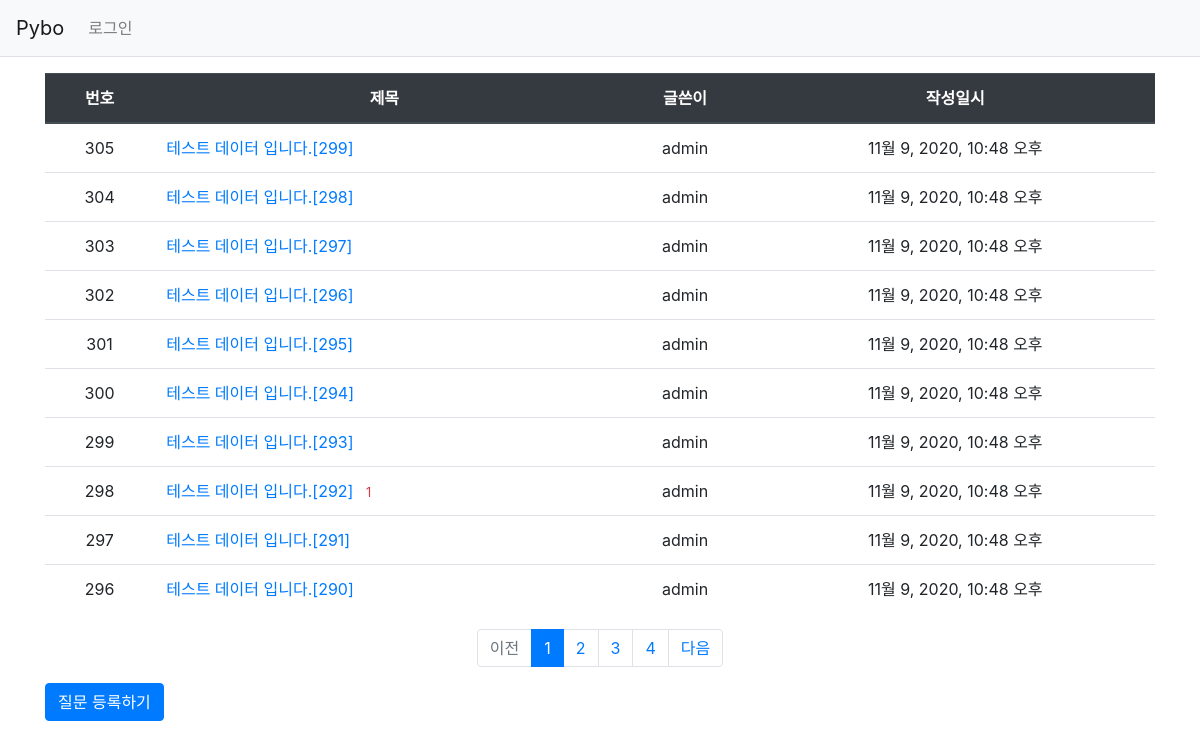
Page /pybo/ on the earlier database version.
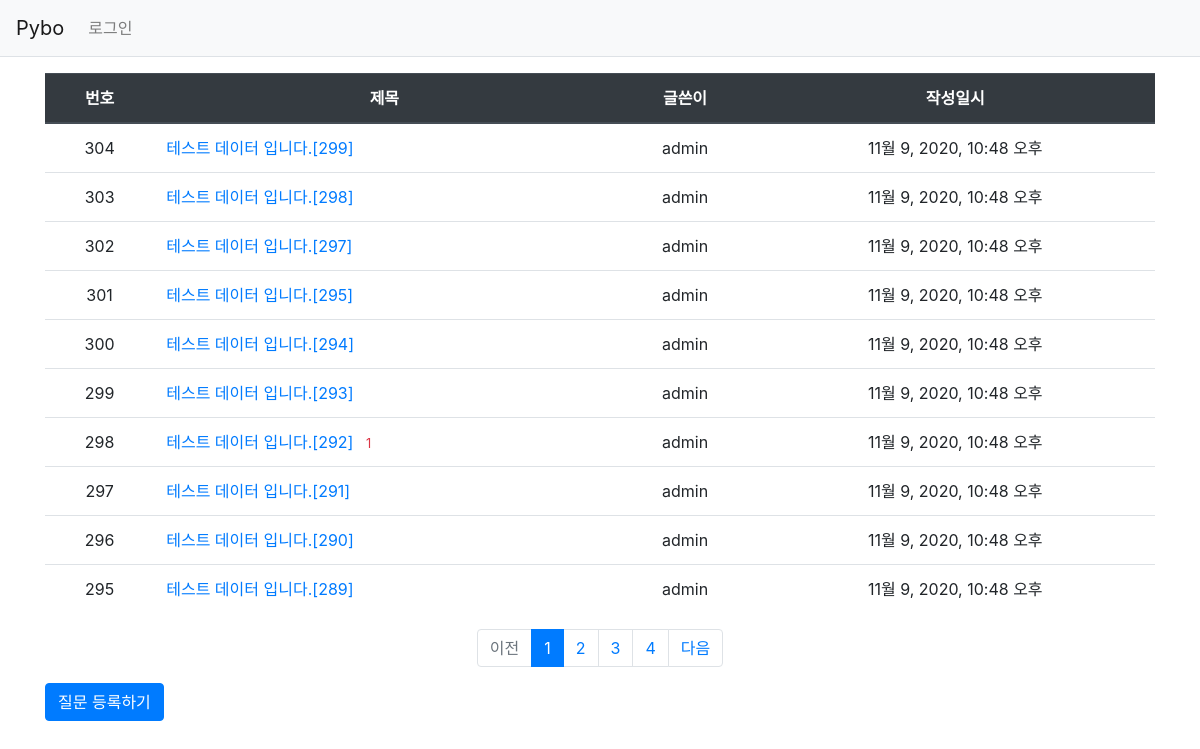
Same page on the later database version.
### pybo/models.py (models this page shows, shortened)
class Question(models.Model):
    author = models.ForeignKey(User, on_delete=models.CASCADE)
    subject = models.CharField(max_length=200)
    content = models.TextField()
    modify_date = models.DateTimeField(null=True, blank=True)
    create_date = models.DateTimeField()

### pybo/views/base_views.py (the view)
# urls.py: path('', base_views.index, name='index'),  # '/' 에 해당되는 path
def index(request):
    page = request.GET.get('page', '1')  # 페이지
    question_list = Question.objects.order_by('-create_date')
    paginator = Paginator(question_list, 10)  # 페이지당 10개씩 보여주기
    page_obj = paginator.get_page(page)
    context = {'question_list': page_obj}
    return render(request, 'pybo/question_list.html', context)

### pybo/templatetags/pybo_filter.py (called while the page is built)
@register.filter
def sub(value, arg):
    return value - arg

### templates/pybo/question_list.html (shortened to what this page needs)
{% extends './base.html' %}
{% block content %}
{% load pybo_filter %}
<div class="container my-3">
    <table class="table">
        <thead>
        <tr class="text-center thead-dark">
            <th>번호</th>
            <th style="'width:50%">제목</th>
            <th>글쓴이</th>
            <th>작성일시</th>
        </tr>
        </thead>
        <tbody>
        {% if question_list %}
        {% for question in question_list %}
        <tr class="text-center">
            <td>
                {{ question_list.paginator.count|sub:question_list.start_index|sub:forloop.counter0|add:1 }}
            </td>
            <td class="text-left">
                <a href="{% url 'pybo:detail' question.id %}">{{ question.subject }}</a>
                {% if question.answer_set.count > 0 %}
                <span class="text-danger small ml-2">{{ question.answer_set.count }}</span>
                {% endif %}
            </td>
            <td>{{ question.author.username }}</td>
            <td>{{ question.create_date }}</td>
        {% endfor %}
        {% else %}
        <tr>
            <td colspan="3">질문이 없습니다.</td>
        </tr>
        {% endif %}
        </tbody>
    </table>
    <ul class="pagination justify-content-center">
        {% if question_list.has_previous %}
        <li class="page-item">
            <a class="page-link" href="?page={{ question_list.previous_page_number }}">이전</a>
        </li>
        {% else %}
        <li class="page-item disabled">
            <a class="page-link" tabindex="-1" aria-disabled="true" href="#">이전</a>
        </li>
        {% endif %}
        {% for page_number in question_list.paginator.page_range %}
        {% if page_number >= question_list.number|add:-3 and page_number <= question_list.number|add:3 %}
            {% if page_number == question_list.number %}
            <li class="page-item active" aria-current="page">
                <a class="page-link" href="?page={{ page_number }}">{{ page_number }}</a>
            </li>
            {% else %}
            <li class="page-item">
                <a class="page-link" href="?page={{ page_number }}">{{ page_number }}</a>
            </li>
            {% endif %}
        {% endif %}
        {% endfor %}
        {% if question_list.has_next %}
        <li class="page-item">
            <a class="page-link" href="?page={{ question_list.next_page_number }}">다음</a>
        </li>
        {% else %}
        <li class="page-item disabled">
            <a class="page-link" tabindex="-1" aria-disabled="true" href="#">다음</a>
        </li>
        {% endif %}
    </ul>
    <a href="{% url 'pybo:question_create' %}" class="btn btn-primary"> 질문 등록하기</a>
</div>
{% endblock %}

Differences in the rows shown:
removed Question: paginator.count|sub "302", subject "테스트 데이터 입니다.[296]", author.username "admin", create_date "11월 9, 2020, 10:48 오후"
computed for Question "테스트 데이터 입니다.[299]": paginator.count|sub "305" → "304"
computed for Question "테스트 데이터 입니다.[298]": paginator.count|sub "304" → "303"
computed for Question "테스트 데이터 입니다.[297]": paginator.count|sub "303" → "302"
now on this page (row unchanged): Question: paginator.count|sub "295", subject "테스트 데이터 입니다.[289]", author.username "admin", create_date "11월 9, 2020, 10:48 오후"
